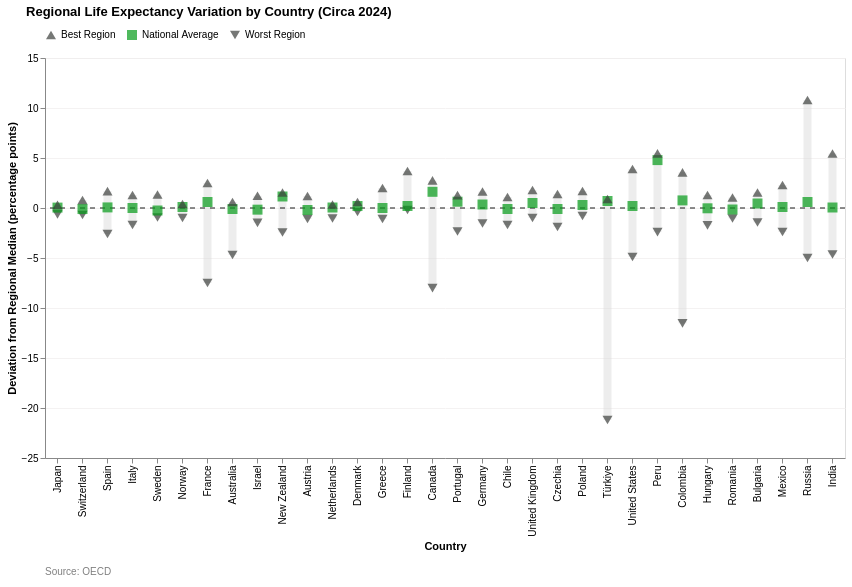

The code cell stored with this chart in its notebook:
### Code cell
country_order = national_data.sort_values('OBS_VALUE', ascending=False)['Reference area'].tolist()
chart_df = chart_df[chart_df['Country'] != 'China (People’s Republic of)']
chart_life_ine = create_regional_variation_chart(chart_df, country_order, average_color="#059C19", chart_title="Regional Life Expectancy Variation by Country (Circa 2024)")
chart_life_ine.save("C:\\Users\\lopez\\github\\capp30239\\static_visualization_project\\graphs\\shape_health_regional_life_expectancy_variation.png")
chart_life_ine

### Figure 1 — Vega-Lite specification as saved in the notebook (floating-point values rounded to 4 significant figures)
{"config": {"view": {"continuousWidth": 300, "continuousHeight": 300}}, "vconcat": [{"layer": [{"data": {"name": "data-4f0cb0a07d366772f908558690cfd79e"}, "mark": {"type": "rule", "opacity": 0.4, "stroke": "lightgray", "strokeWidth": 8}, "encoding": {"tooltip": [{"field": "Country", "title": "Country", "type": "nominal"}, {"aggregate": "min", "field": "Value", "title": "Worst Region Deviation", "type": "quantitative"}, {"aggregate": "max", "field": "Value", "title": "Best Region Deviation", "type": "quantitative"}], "x": {"field": "Country", "sort": ["Japan", "Switzerland", "Spain", "Italy", "Sweden", "Norway", "France", "Australia", "Israel", "New Zealand", "Austria", "Netherlands", "Denmark", "Greece", "Finland", "Canada", "Portugal", "Germany", "Chile", "United Kingdom", "Czechia", "Poland", "Türkiye", "United States", "Peru", "Colombia", "Hungary", "Romania", "Bulgaria", "Mexico", "Russia", "India"], "title": "Country", "type": "nominal"}, "y": {"aggregate": "min", "axis": {"gridColor": "#f3f1f1e1"}, "field": "Value", "type": "quantitative"}, "y2": {"aggregate": "max", "field": "Value"}}}, {"data": {"name": "data-a0a55d106695e8d630baff0f16eee66d"}, "mark": {"type": "rule", "opacity": 0.6, "stroke": "black", "strokeDash": [5, 5], "strokeWidth": 1.5}, "encoding": {"y": {"field": "y", "type": "quantitative"}}}, {"data": {"name": "data-cc4222ad49203780b0be60560d119982"}, "mark": {"type": "point", "filled": true, "size": 100}, "encoding": {"color": {"field": "Type", "legend": {"orient": "top"}, "scale": {"domain": ["Best Region", "National Average", "Worst Region"], "range": ["#3C3F3C", "#059C19", "#3C3F3C"]}, "title": "", "type": "nominal"}, "shape": {"field": "Type", "legend": {"orient": "top"}, "scale": {"domain": ["Best Region", "National Average", "Worst Region"], "range": ["triangle-up", "square", "triangle-down"]}, "title": "", "type": "nominal"}, "tooltip": [{"field": "Country", "type": "nominal"}, {"field": "Type", "type": "nominal"}, {"field": "Value", "type": "quantitative"}], "x": {"field": "Country", "sort": ["Japan", "Switzerland", "Spain", "Italy", "Sweden", "Norway", "France", "Australia", "Israel", "New Zealand", "Austria", "Netherlands", "Denmark", "Greece", "Finland", "Canada", "Portugal", "Germany", "Chile", "United Kingdom", "Czechia", "Poland", "Türkiye", "United States", "Peru", "Colombia", "Hungary", "Romania", "Bulgaria", "Mexico", "Russia", "India"], "title": "Country", "type": "nominal"}, "y": {"field": "Value", "title": "Deviation from Regional Median (percentage points)", "type": "quantitative"}}}], "height": 400, "resolve": {"legend": {"color": "independent", "shape": "independent"}}, "title": {"text": "Regional Life Expectancy Variation by Country (Circa 2024)", "anchor": "start", "dx": 20, "offset": 10}, "width": 800}, {"data": {"name": "data-9de9b8125eee1bea1cb32d6ced1e9279"}, "mark": {"type": "text", "align": "left", "color": "gray", "dx": -400, "fontSize": 10}, "encoding": {"text": {"field": "source", "type": "nominal"}}, "height": 20, "width": 800}], "resolve": {"scale": {"color": "independent", "shape": "independent"}}, "spacing": 10, "$schema": "https://vega.github.io/schema/vega-lite/v5.20.1.json", "datasets": {"data-4f0cb0a07d366772f908558690cfd79e": [{"Country": "Türkiye", "Value": -21.2, "Type": "Worst Region"}, {"Country": "Türkiye", "Value": 0.9, "Type": "Best Region"}, {"Country": "Russia", "Value": -5.0, "Type": "Worst Region"}, {"Country": "Russia", "Value": 10.8, "Type": "Best Region"}, {"Country": "Colombia", "Value": -11.54, "Type": "Worst Region"}, {"Country": "Colombia", "Value": 3.57, "Type": "Best Region"}, {"Country": "Canada", "Value": -8.02, "Type": "Worst Region"}, {"Country": "Canada", "Value": 2.76, "Type": "Best Region"}, {"Country": "India", "Value": -4.65, "Type": "Worst Region"}, {"Country": "India", "Value": 5.45, "Type": "Best Region"}, {"Country": "France", "Value": -7.5, "Type": "Worst Region"}, {"Country": "France", "Value": 2.5, "Type": "Best Region"}, {"Country": "United States", "Value": -4.9, "Type": "Worst Region"}, {"Country": "United States", "Value": 3.9, "Type": "Best Region"}, {"Country": "Peru", "Value": -2.42, "Type": "Worst Region"}, {"Country": "Peru", "Value": 5.47, "Type": "Best Region"}, {"Country": "Australia", "Value": -4.7, "Type": "Worst Region"}, {"Country": "Australia", "Value": 0.6, "Type": "Best Region"}, {"Country": "Mexico", "Value": -2.4, "Type": "Worst Region"}, {"Country": "Mexico", "Value": 2.3, "Type": "Best Region"}, {"Country": "Spain", "Value": -2.6, "Type": "Worst Region"}, {"Country": "Spain", "Value": 1.68, "Type": "Best Region"}, {"Country": "New Zealand", "Value": -2.45, "Type": "Worst Region"}, {"Country": "New Zealand", "Value": 1.55, "Type": "Best Region"}, {"Country": "Finland", "Value": -0.2, "Type": "Worst Region"}, {"Country": "Finland", "Value": 3.7, "Type": "Best Region"}, {"Country": "Portugal", "Value": -2.35, "Type": "Worst Region"}, {"Country": "Portugal", "Value": 1.28, "Type": "Best Region"}, {"Country": "Czechia", "Value": -1.9, "Type": "Worst Region"}, {"Country": "Czechia", "Value": 1.4, "Type": "Best Region"}, {"Country": "Germany", "Value": -1.55, "Type": "Worst Region"}, {"Country": "Germany", "Value": 1.65, "Type": "Best Region"}, {"Country": "Greece", "Value": -1.1, "Type": "Worst Region"}, {"Country": "Greece", "Value": 2.0, "Type": "Best Region"}, {"Country": "Hungary", "Value": -1.74, "Type": "Worst Region"}, {"Country": "Hungary", "Value": 1.3, "Type": "Best Region"}, {"Country": "Italy", "Value": -1.7, "Type": "Worst Region"}, {"Country": "Italy", "Value": 1.3, "Type": "Best Region"}, {"Country": "Bulgaria", "Value": -1.45, "Type": "Worst Region"}, {"Country": "Bulgaria", "Value": 1.55, "Type": "Best Region"}, {"Country": "Chile", "Value": -1.7, "Type": "Worst Region"}, {"Country": "Chile", "Value": 1.1, "Type": "Best Region"}, {"Country": "United Kingdom", "Value": -1.0, "Type": "Worst Region"}, {"Country": "United Kingdom", "Value": 1.8, "Type": "Best Region"}, {"Country": "Israel", "Value": -1.483, "Type": "Worst Region"}, {"Country": "Israel", "Value": 1.228, "Type": "Best Region"}, {"Country": "Poland", "Value": -0.8, "Type": "Worst Region"}, {"Country": "Poland", "Value": 1.7, "Type": "Best Region"}, {"Country": "Austria", "Value": -1.1, "Type": "Worst Region"}, {"Country": "Austria", "Value": 1.2, "Type": "Best Region"}, {"Country": "Sweden", "Value": -0.95, "Type": "Worst Region"}, {"Country": "Sweden", "Value": 1.35, "Type": "Best Region"}, {"Country": "Romania", "Value": -1.05, "Type": "Worst Region"}, {"Country": "Romania", "Value": 1.05, "Type": "Best Region"}, {"Country": "Switzerland", "Value": -0.7, "Type": "Worst Region"}, {"Country": "Switzerland", "Value": 0.8, "Type": "Best Region"}, {"Country": "Norway", "Value": -1.0, "Type": "Worst Region"}, {"Country": "Norway", "Value": 0.4, "Type": "Best Region"}, {"Country": "Netherlands", "Value": -1.05, "Type": "Worst Region"}, {"Country": "Netherlands", "Value": 0.35, "Type": "Best Region"}, {"Country": "Denmark", "Value": -0.4, "Type": "Worst Region"}, {"Country": "Denmark", "Value": 0.6, "Type": "Best Region"}, {"Country": "Japan", "Value": -0.64, "Type": "Worst Region"}, {"Country": "Japan", "Value": 0.32, "Type": "Best Region"}], "data-a0a55d106695e8d630baff0f16eee66d": [{"y": 0}], "data-cc4222ad49203780b0be60560d119982": [{"Country": "Türkiye", "Value": -21.2, "Type": "Worst Region"}, {"Country": "Türkiye", "Value": 0.0, "Type": "Regional Median"}, {"Country": "Türkiye", "Value": 0.7, "Type": "National Average"}, {"Country": "Türkiye", "Value": 0.9, "Type": "Best Region"}, {"Country": "Russia", "Value": -5.0, "Type": "Worst Region"}, {"Country": "Russia", "Value": 0.0, "Type": "Regional Median"}, {"Country": "Russia", "Value": 0.6, "Type": "National Average"}, {"Country": "Russia", "Value": 10.8, "Type": "Best Region"}, {"Country": "Colombia", "Value": -11.54, "Type": "Worst Region"}, {"Country": "Colombia", "Value": 0.0, "Type": "Regional Median"}, {"Country": "Colombia", "Value": 0.76, "Type": "National Average"}, {"Country": "Colombia", "Value": 3.57, "Type": "Best Region"}, {"Country": "Canada", "Value": -8.02, "Type": "Worst Region"}, {"Country": "Canada", "Value": 0.0, "Type": "Regional Median"}, {"Country": "Canada", "Value": 1.62, "Type": "National Average"}, {"Country": "Canada", "Value": 2.76, "Type": "Best Region"}, {"Country": "India", "Value": -4.65, "Type": "Worst Region"}, {"Country": "India", "Value": 0.0, "Type": "Regional Median"}, {"Country": "India", "Value": 0.05, "Type": "National Average"}, {"Country": "India", "Value": 5.45, "Type": "Best Region"}, {"Country": "France", "Value": -7.5, "Type": "Worst Region"}, {"Country": "France", "Value": 0.0, "Type": "Regional Median"}, {"Country": "France", "Value": 0.6, "Type": "National Average"}, {"Country": "France", "Value": 2.5, "Type": "Best Region"}, {"Country": "United States", "Value": -4.9, "Type": "Worst Region"}, {"Country": "United States", "Value": 0.0, "Type": "Regional Median"}, {"Country": "United States", "Value": 0.2, "Type": "National Average"}, {"Country": "United States", "Value": 3.9, "Type": "Best Region"}, {"Country": "Peru", "Value": -2.42, "Type": "Worst Region"}, {"Country": "Peru", "Value": 0.0, "Type": "Regional Median"}, {"Country": "Peru", "Value": 4.79, "Type": "National Average"}, {"Country": "Peru", "Value": 5.47, "Type": "Best Region"}, {"Country": "Australia", "Value": -4.7, "Type": "Worst Region"}, {"Country": "Australia", "Value": 0.0, "Type": "Regional Median"}, {"Country": "Australia", "Value": -0.1, "Type": "National Average"}, {"Country": "Australia", "Value": 0.6, "Type": "Best Region"}, {"Country": "Mexico", "Value": -2.4, "Type": "Worst Region"}, {"Country": "Mexico", "Value": 0.0, "Type": "Regional Median"}, {"Country": "Mexico", "Value": 0.1, "Type": "National Average"}, {"Country": "Mexico", "Value": 2.3, "Type": "Best Region"}, {"Country": "Spain", "Value": -2.6, "Type": "Worst Region"}, {"Country": "Spain", "Value": 0.0, "Type": "Regional Median"}, {"Country": "Spain", "Value": 0.06, "Type": "National Average"}, {"Country": "Spain", "Value": 1.68, "Type": "Best Region"}, {"Country": "New Zealand", "Value": -2.45, "Type": "Worst Region"}, {"Country": "New Zealand", "Value": 0.0, "Type": "Regional Median"}, {"Country": "New Zealand", "Value": 1.15, "Type": "National Average"}, {"Country": "New Zealand", "Value": 1.55, "Type": "Best Region"}, {"Country": "Finland", "Value": -0.2, "Type": "Worst Region"}, {"Country": "Finland", "Value": 0.0, "Type": "Regional Median"}, {"Country": "Finland", "Value": 0.2, "Type": "National Average"}, {"Country": "Finland", "Value": 3.7, "Type": "Best Region"}, {"Country": "Portugal", "Value": -2.35, "Type": "Worst Region"}, {"Country": "Portugal", "Value": 0.0, "Type": "Regional Median"}, {"Country": "Portugal", "Value": 0.63, "Type": "National Average"}, {"Country": "Portugal", "Value": 1.28, "Type": "Best Region"}, {"Country": "Czechia", "Value": -1.9, "Type": "Worst Region"}, {"Country": "Czechia", "Value": 0.0, "Type": "Regional Median"}, {"Country": "Czechia", "Value": -0.1, "Type": "National Average"}, {"Country": "Czechia", "Value": 1.4, "Type": "Best Region"}, {"Country": "Germany", "Value": -1.55, "Type": "Worst Region"}, {"Country": "Germany", "Value": 0.0, "Type": "Regional Median"}, {"Country": "Germany", "Value": 0.35, "Type": "National Average"}, {"Country": "Germany", "Value": 1.65, "Type": "Best Region"}, {"Country": "Greece", "Value": -1.1, "Type": "Worst Region"}, {"Country": "Greece", "Value": 0.0, "Type": "Regional Median"}, {"Country": "Greece", "Value": 0.0, "Type": "National Average"}, {"Country": "Greece", "Value": 2.0, "Type": "Best Region"}, {"Country": "Hungary", "Value": -1.74, "Type": "Worst Region"}, {"Country": "Hungary", "Value": 0.0, "Type": "Regional Median"}, {"Country": "Hungary", "Value": -0.03, "Type": "National Average"}, {"Country": "Hungary", "Value": 1.3, "Type": "Best Region"}, {"Country": "Italy", "Value": -1.7, "Type": "Worst Region"}, {"Country": "Italy", "Value": 0.0, "Type": "Regional Median"}, {"Country": "Italy", "Value": 0.0, "Type": "National Average"}, {"Country": "Italy", "Value": 1.3, "Type": "Best Region"}, {"Country": "Bulgaria", "Value": -1.45, "Type": "Worst Region"}, {"Country": "Bulgaria", "Value": 0.0, "Type": "Regional Median"}, {"Country": "Bulgaria", "Value": 0.45, "Type": "National Average"}, {"Country": "Bulgaria", "Value": 1.55, "Type": "Best Region"}, {"Country": "Chile", "Value": -1.7, "Type": "Worst Region"}, {"Country": "Chile", "Value": 0.0, "Type": "Regional Median"}, {"Country": "Chile", "Value": -0.1, "Type": "National Average"}, {"Country": "Chile", "Value": 1.1, "Type": "Best Region"}, {"Country": "United Kingdom", "Value": -1.0, "Type": "Worst Region"}, {"Country": "United Kingdom", "Value": 0.0, "Type": "Regional Median"}, {"Country": "United Kingdom", "Value": 0.5, "Type": "National Average"}, {"Country": "United Kingdom", "Value": 1.8, "Type": "Best Region"}, {"Country": "Israel", "Value": -1.483, "Type": "Worst Region"}, {"Country": "Israel", "Value": 0.0, "Type": "Regional Median"}, {"Country": "Israel", "Value": -0.1656, "Type": "National Average"}, {"Country": "Israel", "Value": 1.228, "Type": "Best Region"}, {"Country": "Poland", "Value": -0.8, "Type": "Worst Region"}, {"Country": "Poland", "Value": 0.0, "Type": "Regional Median"}, {"Country": "Poland", "Value": 0.3, "Type": "National Average"}, {"Country": "Poland", "Value": 1.7, "Type": "Best Region"}, {"Country": "Austria", "Value": -1.1, "Type": "Worst Region"}, {"Country": "Austria", "Value": 0.0, "Type": "Regional Median"}, {"Country": "Austria", "Value": -0.2, "Type": "National Average"}, {"Country": "Austria", "Value": 1.2, "Type": "Best Region"}, {"Country": "Sweden", "Value": -0.95, "Type": "Worst Region"}, {"Country": "Sweden", "Value": 0.0, "Type": "Regional Median"}, {"Country": "Sweden", "Value": -0.25, "Type": "National Average"}, {"Country": "Sweden", "Value": 1.35, "Type": "Best Region"}, {"Country": "Romania", "Value": -1.05, "Type": "Worst Region"}, {"Country": "Romania", "Value": 0.0, "Type": "Regional Median"}, {"Country": "Romania", "Value": -0.15, "Type": "National Average"}, {"Country": "Romania", "Value": 1.05, "Type": "Best Region"}, {"Country": "Switzerland", "Value": -0.7, "Type": "Worst Region"}, {"Country": "Switzerland", "Value": 0.0, "Type": "Regional Median"}, {"Country": "Switzerland", "Value": -0.1, "Type": "National Average"}, {"Country": "Switzerland", "Value": 0.8, "Type": "Best Region"}, {"Country": "Norway", "Value": -1.0, "Type": "Worst Region"}, {"Country": "Norway", "Value": 0.0, "Type": "Regional Median"}, {"Country": "Norway", "Value": 0.1, "Type": "National Average"}, {"Country": "Norway", "Value": 0.4, "Type": "Best Region"}, {"Country": "Netherlands", "Value": -1.05, "Type": "Worst Region"}, {"Country": "Netherlands", "Value": 0.0, "Type": "Regional Median"}, {"Country": "Netherlands", "Value": 0.05, "Type": "National Average"}, {"Country": "Netherlands", "Value": 0.35, "Type": "Best Region"}, {"Country": "Denmark", "Value": -0.4, "Type": "Worst Region"}, {"Country": "Denmark", "Value": 0.0, "Type": "Regional Median"}, {"Country": "Denmark", "Value": 0.2, "Type": "National Average"}, {"Country": "Denmark", "Value": 0.6, "Type": "Best Region"}, {"Country": "Japan", "Value": -0.64, "Type": "Worst Region"}, {"Country": "Japan", "Value": 0.0, "Type": "Regional Median"}, {"Country": "Japan", "Value": 0.04, "Type": "National Average"}, {"Country": "Japan", "Value": 0.32, "Type": "Best Region"}], "data-9de9b8125eee1bea1cb32d6ced1e9279": [{"source": "Source: OECD"}]}}
